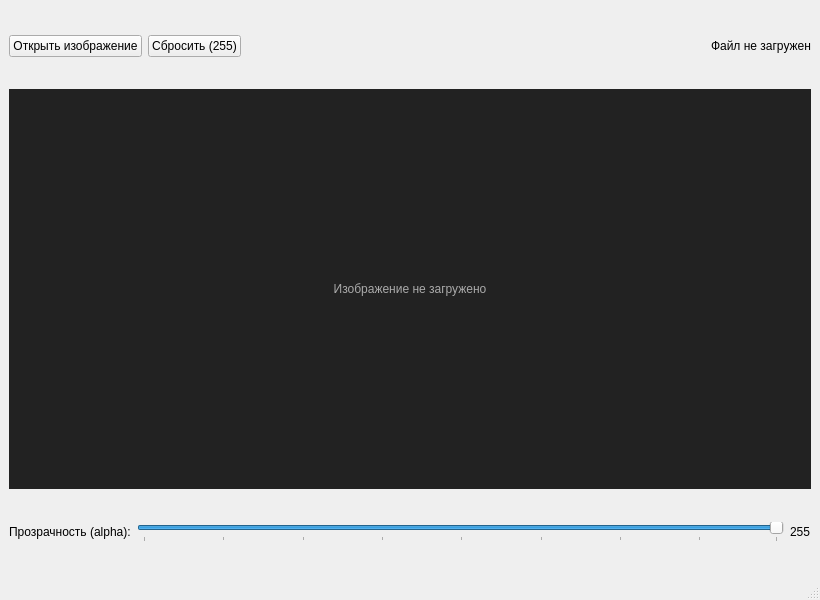
<?xml version="1.0" encoding="UTF-8"?>
<ui version="4.0">
 <class>MainWindow</class>
 <widget class="QMainWindow" name="MainWindow">
  <property name="geometry">
   <rect><x>0</x><y>0</y><width>820</width><height>600</height></rect>
  </property>
  <property name="windowTitle"><string>Task4 — Прозрачность</string></property>
  <widget class="QWidget" name="centralwidget">
   <layout class="QVBoxLayout" name="vLayout">
    <item>
     <layout class="QHBoxLayout" name="hTop">
      <item>
       <widget class="QPushButton" name="btnOpen">
        <property name="text"><string>Открыть изображение</string></property>
       </widget>
      </item>
      <item>
       <widget class="QPushButton" name="btnReset">
        <property name="text"><string>Сбросить (255)</string></property>
       </widget>
      </item>
      <item>
       <spacer name="sp">
        <property name="orientation"><enum>Qt::Orientation::Horizontal</enum></property>
        <property name="sizeType"><enum>QSizePolicy::Policy::Expanding</enum></property>
        <property name="sizeHint" stdset="0"><size><width>40</width><height>20</height></size></property>
       </spacer>
      </item>
      <item>
       <widget class="QLabel" name="lblInfo">
        <property name="text"><string>Файл не загружен</string></property>
       </widget>
      </item>
     </layout>
    </item>
    <item>
     <widget class="QLabel" name="lblImage">
      <property name="alignment"><set>Qt::AlignmentFlag::AlignCenter</set></property>
      <property name="minimumSize"><size><width>400</width><height>400</height></size></property>
      <property name="styleSheet"><string>QLabel { background:#222; color:#aaa; }</string></property>
      <property name="text"><string>Изображение не загружено</string></property>
     </widget>
    </item>
    <item>
     <layout class="QHBoxLayout" name="hSlider">
      <item>
       <widget class="QLabel" name="lblAlphaCaption">
        <property name="text"><string>Прозрачность (alpha):</string></property>
       </widget>
      </item>
      <item>
       <widget class="QSlider" name="sliderAlpha">
        <property name="orientation"><enum>Qt::Orientation::Horizontal</enum></property>
        <property name="minimum"><number>0</number></property>
        <property name="maximum"><number>255</number></property>
        <property name="value"><number>255</number></property>
        <property name="tickPosition"><enum>QSlider::TickPosition::TicksBelow</enum></property>
        <property name="tickInterval"><number>32</number></property>
       </widget>
      </item>
      <item>
       <widget class="QLabel" name="lblAlphaValue">
        <property name="text"><string>255</string></property>
        <property name="minimumWidth"><number>40</number></property>
       </widget>
      </item>
     </layout>
    </item>
   </layout>
  </widget>
  <widget class="QStatusBar" name="statusbar"/>
 </widget>
 <resources/>
 <connections/>
</ui>
